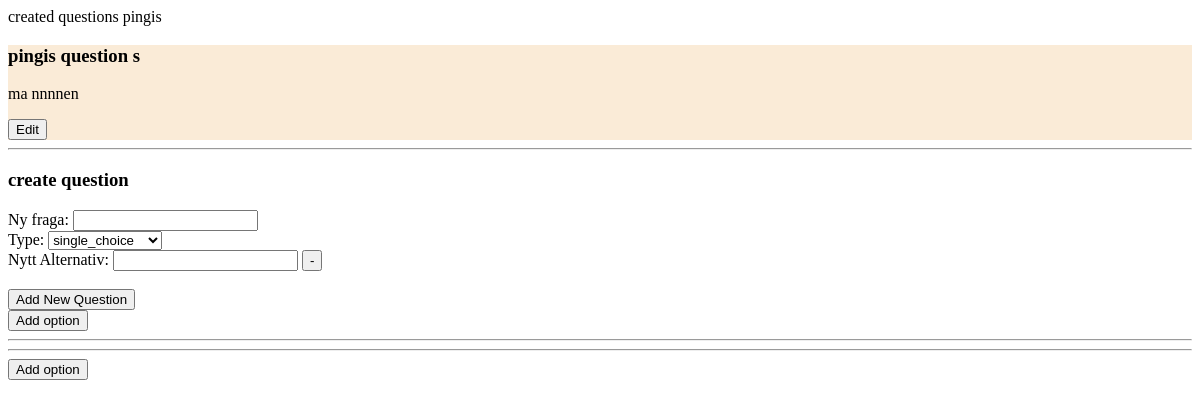
Page /surveydetail/18 on the committed database.
### base/models.py (models this page shows, shortened)
class Survey(models.Model):
    survey = models.CharField(max_length=200)
    updated = models.DateTimeField(auto_now=True, null=True, blank=True)
    created = models.DateTimeField(auto_now_add=True, null=True, blank=True)
    def __str__(self):
        return self.survey
    def get_questions(self):
        return self.question_set.all()

class Question(models.Model):
    question = models.CharField(max_length=200)
    survey = models.ForeignKey(Survey, on_delete=models.CASCADE, null=True)
    question_types = (
        ('m', 'multiple_choice'),
        ('s', 'single_choice'),
        ('i', 'integer'),
        ('e', 'email'),
    )
    type = models.CharField(max_length=1, choices=question_types, default='s')
    def __str__(self):
        return self.question
    def get_options(self):
        return self.option_set.all()

class Option(models.Model):
    option = models.CharField(max_length=200, blank=True, null=True)
    question = models.ForeignKey(Question, on_delete=models.CASCADE)
    survey = models.ForeignKey(Survey, on_delete=models.CASCADE)
    votes = models.IntegerField(default=0)
    def __str__(self):
        return str(self.option)

### base/views.py (the view, shortened to what this page needs)
# urls.py: path('surveydetail/<str:pk>', surveyDetail.as_view(), name='surveyDetail'),
class surveyDetail(View):
    def get(self, request, pk):
        surveyObj = Survey.objects.get(id=pk)
        addQForm = QuestionCreateForm(request.GET or None, prefix='addQForm')
        addOFormset = createOptionFormset(
            request.GET or None, prefix='addOFormset')
        context = {
            'survey': surveyObj,
            'addQForm': addQForm,
            'addOFormset': addOFormset,
        }
        return render(request, 'base/surveydetail.html', context)

### base/forms.py (shortened to what this page needs)
class QuestionCreateForm(forms.ModelForm):
    class Meta:
        model = Question
        fields = ('question', 'type')
        blank = True
        null = True
        required = False
    question = forms.CharField(
        required=False,
        label="Ny fraga",
    )

### base/templates/base/surveydetail.html (shortened to what this page needs)
<!DOCTYPE html>
<html lang="en">
<head>
</head>
<body>
    <h1">created questions</h1>
        {{survey}}
        <div class="previewContainer">
            {% for question in survey.get_questions %}
            <div data-survey="{{survey.id}}" data-question="{{question.id}}" class="preview">
                <h3>{{question}} {{question.type}}</h3>
                <div class="options">
                    {% for option in question.get_options%}
                    <p class="option">{{option}}</p>
                    {% endfor %}
                </div>
                <button class="editQBtn">Edit</button>
            </div>
            {% endfor %}
        </div>
        <hr>
        <h3>create question</h3>
        <form action="" id="addQForm" method="POST">
            <div class="qForm">
                {% for field in addQForm %}
                {{field.label_tag}}
                {{field}}
                {% endfor %}
            </div>
            <div class="addOFormset">
                {% for optionForm in addOFormset%}
                <div class="addOForm">
                    {% for field in optionForm %}
                    {{field.label_tag}}
                    {{field}}
                    <button type="button" onclick="removeOptions(this.parentElement, 'add')" class="removeO">-</button>
                    {% endfor %}
                </div>
                {% endfor %}
            </div>
            <br>
            <input class="submit" type="submit" value="Add New Question">
        </form>
        <button id="addOBtn">Add option</button>
        <hr>
        <hr>
        <button id="changeQAddBtn" type="button">Add option</button>
</body>
</html>

### base/templates/base/surveydetail.html (style rules this page uses)
.preview { background-color: antiquewhite; }

### rows in the picture
Survey: survey "pingis"
Question: question "pingis question", type "s"
Option: option "ma nnnnen"

### other values in the picture
{{ field.label_tag }} "Ny fraga:" "Type:"
{{ field.label_tag }} "Nytt Alternativ:"
